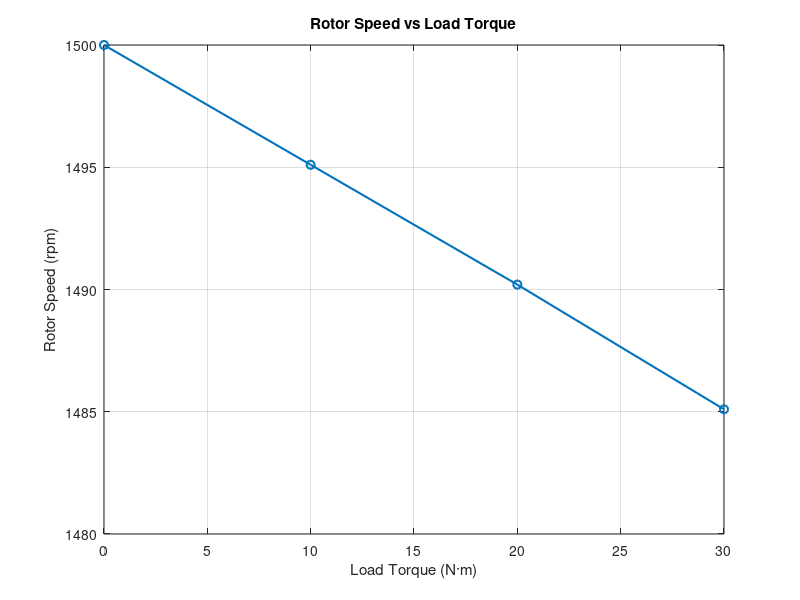
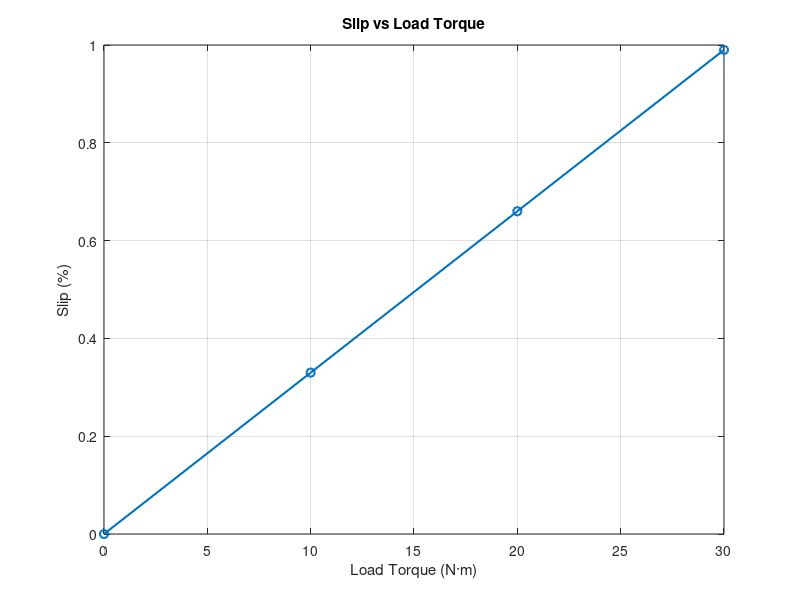
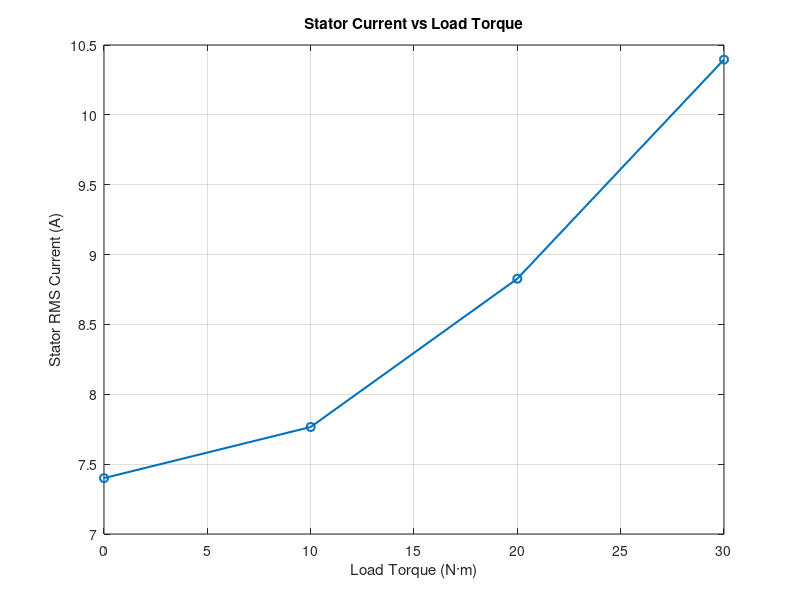

Reproduce these figures in MATLAB, in order.
load_torque = [0 10 20 30];

speed_rpm = [1500.0 1495.1 1490.2 1485.1];

slip_percent = [0 0.33 0.66 0.99];

stator_current = [7.400 7.7658 8.8273 10.3959];

figure;

plot(load_torque, speed_rpm, '-o', 'LineWidth', 1.5);

xlabel('Load Torque (N·m)');
ylabel('Rotor Speed (rpm)');
title('Rotor Speed vs Load Torque');
grid on;

figure;

plot(load_torque, slip_percent, '-o', 'LineWidth', 1.5);

xlabel('Load Torque (N·m)');
ylabel('Slip (%)');
title('Slip vs Load Torque');
grid on;

figure;

plot(load_torque, stator_current, '-o', 'LineWidth', 1.5);

xlabel('Load Torque (N·m)');
ylabel('Stator RMS Current (A)');
title('Stator Current vs Load Torque');
grid on;
